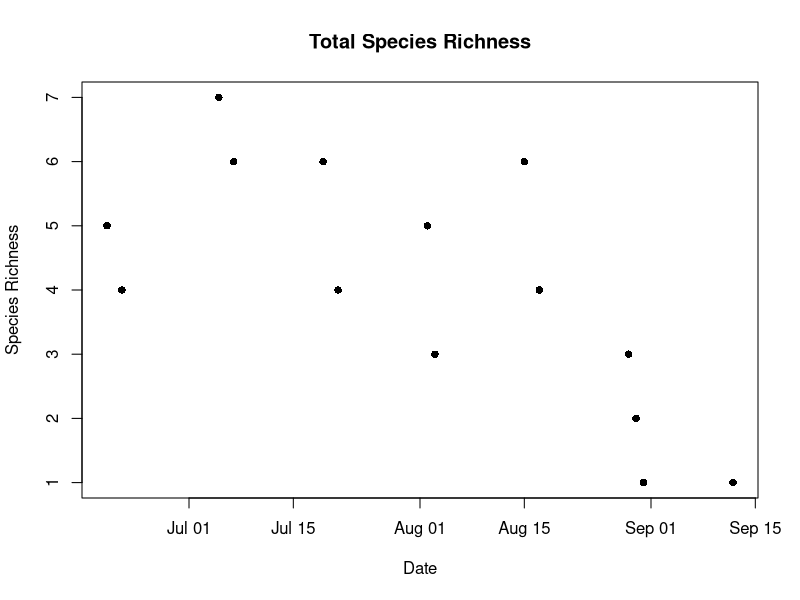
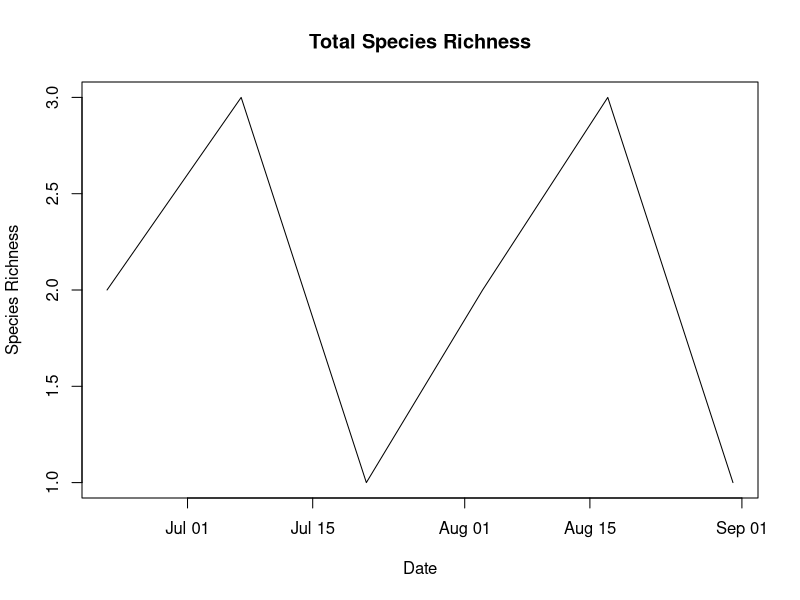
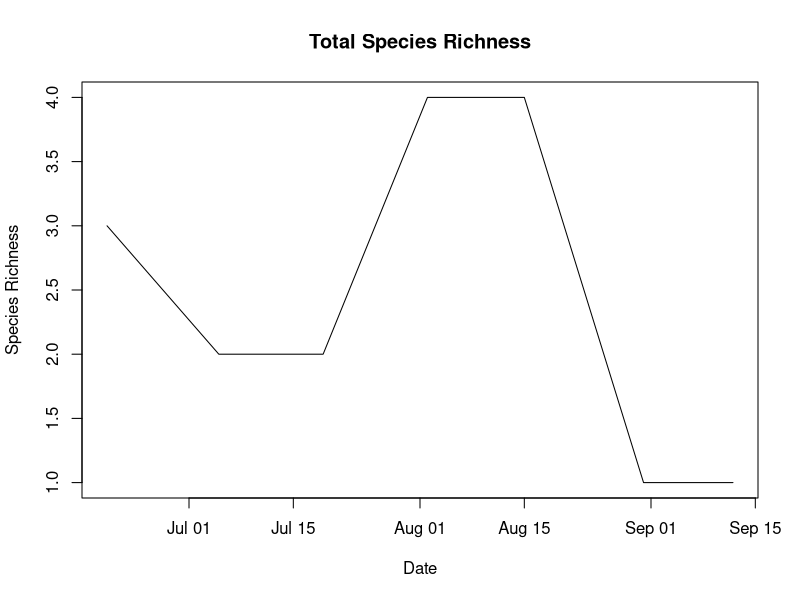

These charts were generated, in order, by the following R code:
## ---- chunk 1
knitr::opts_chunk$set(echo = TRUE)
library(dplyr)
## ---- chunk 2

larvID <- read.csv("../../data/larvalSurveys/raw/identifications.csv")

#check that data is okay
levels(larvID$Species)
levels(larvID$Sex)

#reformat date
larvID$Date.collected <- as.Date(larvID$Date.collected, format="%m/%d/%y")

#add in class
larvID$Class <- NA
larvID$Class[larvID$Site %in% c(1,4,7)] <- "urban"
larvID$Class[larvID$Site %in% c(3,5,8)] <- "suburban"
larvID$Class[larvID$Site %in% c(2,6,9)] <- "rural"
larvID$Class <- as.factor(larvID$Class)
## ---- chunk 3

seasonalSpR <- larvID %>%
  group_by(Date.collected) %>%
  summarise(SpR=n_distinct(Species)) %>%
  ungroup()

#plot over time
plot(x=seasonalSpR$Date.collected, y=seasonalSpR$SpR, pch=16, main="Total Species Richness", xlab="Date", ylab="Species Richness")
## ---- chunk 4

siteSpR <- larvID %>%
  group_by(Date.collected, Code) %>%
  summarise(SpR=n_distinct(Species)) %>%
  ungroup()

siteSummStats <- siteSpR %>%
  group_by(Code) %>%
  summarise(maxSpR=max(SpR), minSpR=min(SpR), meanSpR=mean(SpR))
siteSummStats

#make a plot for each site
with(siteSpR[siteSpR$Code=="U1",], {
     plot(x=Date.collected, y=SpR, pch=NA, main="Total Species Richness", xlab="Date", ylab="Species Richness")
     lines(x=Date.collected, y=SpR)
}
     )
with(siteSpR[siteSpR$Code=="S1",], {
     plot(x=Date.collected, y=SpR, pch=NA, main="Total Species Richness", xlab="Date", ylab="Species Richness")
     lines(x=Date.collected, y=SpR)
}
     )
